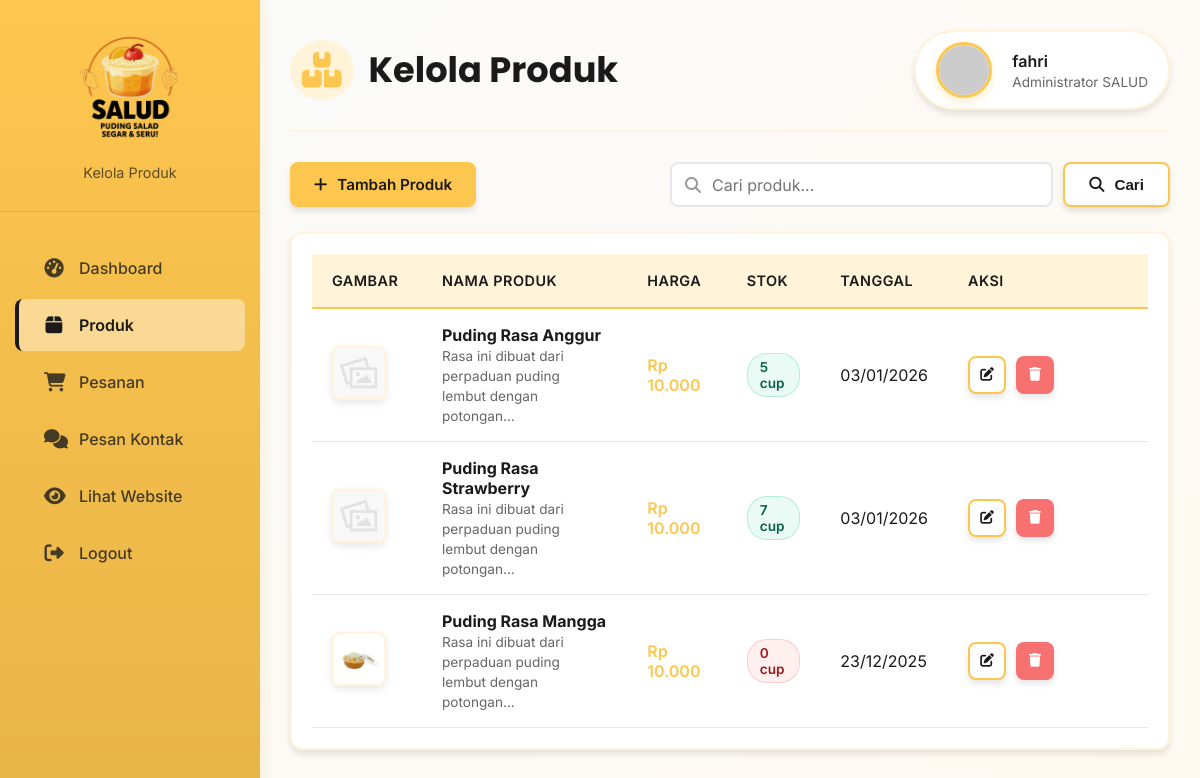
The app's page /admin/products.php (signed in) with its own data.
### tables this page shows
CREATE TABLE `products` (
  `id` int(11) NOT NULL,
  `name` varchar(100) DEFAULT NULL,
  `description` text DEFAULT NULL,
  `price` int(11) DEFAULT NULL,
  `stock` int(11) DEFAULT 0,
  `image` varchar(255) DEFAULT NULL,
  `created_at` timestamp NOT NULL DEFAULT current_timestamp()
);

### admin/products.php (the view, shortened to what this page needs)
<?php
require_once '../includes/database.php';
$search = $_GET['search'] ?? '';
$params = [];
$limit = 10;
$page = isset($_GET['page']) ? (int)$_GET['page'] : 1;
$offset = ($page - 1) * $limit;
$query = "SELECT * FROM products";
$query .= " ORDER BY created_at DESC LIMIT ? OFFSET ?";
$params[] = $limit;
$params[] = $offset;
$stmt = $pdo->prepare($query);
$stmt->execute($params);
$products = $stmt->fetchAll();
?>
<!DOCTYPE html>
<html lang="id">
<head>
    <link rel="stylesheet" href="../assets/css/admin.css">
    <link rel="stylesheet" href="https://cdnjs.cloudflare.com/ajax/libs/font-awesome/6.4.0/css/all.min.css">
</head>
<body class="admin-body">
    <div class="admin-container">
        <aside class="admin-sidebar">
            <div class="admin-logo">
                <img src="../assets/images/Logo Salad Puding Hitam.png" alt="SALUD Logo" class="admin-logo-img"
                     onerror="this.style.display='none'">
                <p>Kelola Produk</p>
            </div>
            <ul class="admin-nav">
                <li><a href="dashboard.php"><i class="fas fa-tachometer-alt"></i> Dashboard</a></li>
                <li><a href="products.php" class="active"><i class="fas fa-box"></i> Produk</a></li>
                <li><a href="orders.php"><i class="fas fa-shopping-cart"></i> Pesanan</a></li>
                <li><a href="chat.php"><i class="fas fa-comments"></i> Pesan Kontak</a></li>
                <li><a href="../index.php" target="_blank"><i class="fas fa-eye"></i> Lihat Website</a></li>
                <li><a href="logout.php"><i class="fas fa-sign-out-alt"></i> Logout</a></li>
            </ul>
        </aside>
        <main class="admin-main">
            <div class="admin-header">
                <h1><i class="fas fa-boxes"></i> Kelola Produk</h1>
                <div class="admin-profile">
                    <div class="admin-avatar">
                        <img src="../assets/images/admin-avatar.png" alt="Admin Avatar"
                             onerror="this.src='https://ui-avatars.com/api/?name=<?= urlencode($_SESSION['admin_name'] ?? 'Admin') ?>&background=FDC64E&color=1A1A1A'">
                    </div>
                    <div class="admin-info">
                        <h4><?= htmlspecialchars($_SESSION['admin_name'] ?? 'Admin') ?></h4>
                        <p>Administrator SALUD</p>
                    </div>
                </div>
            </div>
            <div style="display: flex; justify-content: space-between; align-items: center; margin-bottom: 25px; gap: 15px;">
                <a href="product-add.php" class="admin-btn admin-btn-primary" style="white-space: nowrap;">
                    <i class="fas fa-plus"></i> Tambah Produk
                </a>
                <form method="GET" style="display: flex; gap: 10px; align-items: center; flex: 1; max-width: 500px;">
                    <div style="flex: 1; position: relative;">
                        <input type="text" name="search"
                            placeholder="Cari produk..."
                            value="<?= htmlspecialchars($search) ?>"
                            class="admin-form-control"
                            style="padding-left: 40px; width: 100%;">
                        <i class="fas fa-search" style="position: absolute; left: 15px; top: 50%; transform: translateY(-50%); color: #999;"></i>
                    </div>
                    <button type="submit" class="admin-btn admin-btn-secondary" style="white-space: nowrap;">
                        <i class="fas fa-search"></i> Cari
                    </button>
                </form>
            </div>
            <div class="admin-table-container">
                <?php if (count($products) > 0): ?>
                <table class="admin-table">
                    <thead>
                        <tr>
                            <th width="70">Gambar</th>
                            <th>Nama Produk</th>
                            <th>Harga</th>
                            <th>Stok</th>
                            <th>Tanggal</th>
                            <th width="160">Aksi</th>
                        </tr>
                    </thead>
                    <tbody>
                        <?php foreach ($products as $product): ?>
                        <tr>
                            <td>
                                <img src="../assets/uploads/<?= htmlspecialchars($product['image']) ?>"
                                     alt="<?= htmlspecialchars($product['name']) ?>"
                                     onerror="this.src='../assets/images/default.jpg'">
                            </td>
                            <td>
                                <strong><?= htmlspecialchars($product['name']) ?></strong><br>
                                <small style="color: #666; font-size: 0.85rem;">
                                    <?= htmlspecialchars(substr($product['description'], 0, 60)) ?>...
                                </small>
                            </td>
                            <td style="font-weight: 600; color: var(--admin-primary);">
                                Rp <?= number_format($product['price'], 0, ',', '.') ?>
                            </td>
                            <td>
                                <span style="display: inline-block; padding: 5px 12px; border-radius: 20px; font-size: 0.85rem; font-weight: 600; background: <?= $product['stock'] > 0 ? 'rgba(52, 211, 153, 0.1)' : 'rgba(248, 113, 113, 0.1)' ?>; color: <?= $product['stock'] > 0 ? '#065F46' : '#991B1B' ?>; border: 1px solid <?= $product['stock'] > 0 ? 'rgba(52, 211, 153, 0.3)' : 'rgba(248, 113, 113, 0.3)' ?>;">
                                    <?= $product['stock'] ?> cup
                                </span>
                            </td>
                            <td><?= date('d/m/Y', strtotime($product['created_at'])) ?></td>
                            <td>
                                <div class="admin-btn-group">
                                    <a href="product-edit.php?id=<?= $product['id'] ?>"
                                       class="admin-btn admin-btn-secondary admin-btn-small">
                                        <i class="fas fa-edit"></i>
                                    </a>
                                    <a href="?delete=<?= $product['id'] ?>"
                                       class="admin-btn admin-btn-danger admin-btn-small"
                                       onclick="return confirm('Hapus produk <?= htmlspecialchars(addslashes($product['name'])) ?>?')">
                                        <i class="fas fa-trash"></i>
                                    </a>
                                </div>
                            </td>
                        </tr>
                        <?php endforeach; ?>
                    </tbody>
                </table>
                <?php endif; ?>
            </div>
        </main>
    </div>
</body>
</html>

### records on screen
products: name "Puding Rasa Anggur", description "Rasa ini dibuat dari perpaduan puding lembut dengan potongan", price "10.000", stock "5", created_at "03/01/2026"
products: name "Puding Rasa Strawberry", description "Rasa ini dibuat dari perpaduan puding lembut dengan potongan", price "10.000", stock "7", created_at "03/01/2026"
products: image (picture), name "Puding Rasa Mangga", description "Rasa ini dibuat dari perpaduan puding lembut dengan potongan", price "10.000", stock "0", created_at "23/12/2025"

### other values on screen
$_SESSION['admin_name'] "fahri"
